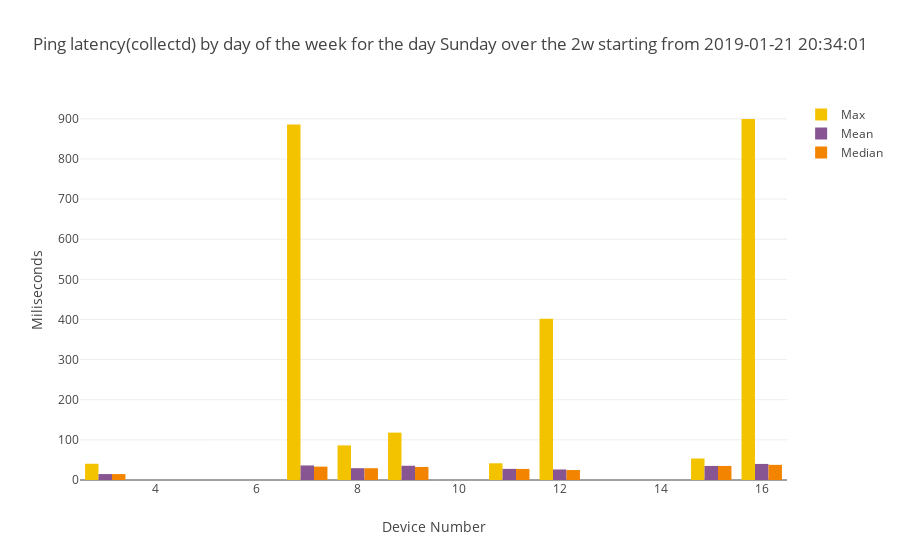

The cell this chart's notebook holds for it:
### Code cell
weekday="Sunday"
subset=by_weekday_by_device_p1[by_weekday_by_device_p1["weekday"]==weekday]
combined_bar_plot_3traces(xvalues=subset["SK_PI"],
                         yvalues1=subset["max"],
                         yvalues2=subset["mean"],
                         yvalues3=subset["median"],
                         name1="Max",
                         name2="Mean",
                         name3="Median",
                         title="Ping latency(collectd) by day of the week for the day "+str(weekday)+" over the "+time_interval+" starting from "+starting_point,
                         stack=False)

### Figure 1 — Plotly figure (JSON) as saved in the notebook; plotly's stock layout.template omitted (floating-point values rounded to 4 significant figures)
{"data": [{"marker": {"color": "F3C300"}, "name": "Max", "type": "bar", "x": [3, 7, 8, 9, 11, 12, 15, 16], "y": [40.48, 885.9, 86.23, 118.1, 41.68, 402.1, 53.53, 899.6]}, {"marker": {"color": "875692"}, "name": "Mean", "type": "bar", "x": [3, 7, 8, 9, 11, 12, 15, 16], "y": [14.78, 36.26, 29.41, 35.49, 27.71, 26.21, 35.01, 40.07]}, {"marker": {"color": "F38400"}, "name": "Median", "type": "bar", "x": [3, 7, 8, 9, 11, 12, 15, 16], "y": [14.73, 33.35, 29.37, 32.55, 27.58, 24.81, 35.01, 37.76]}], "layout": {"title": "Ping latency(collectd) by day of the week for the day Sunday over the 2w starting from 2019-01-21 20:34:01", "xaxis": {"title": "Device Number"}, "yaxis": {"title": "Miliseconds"}}}
